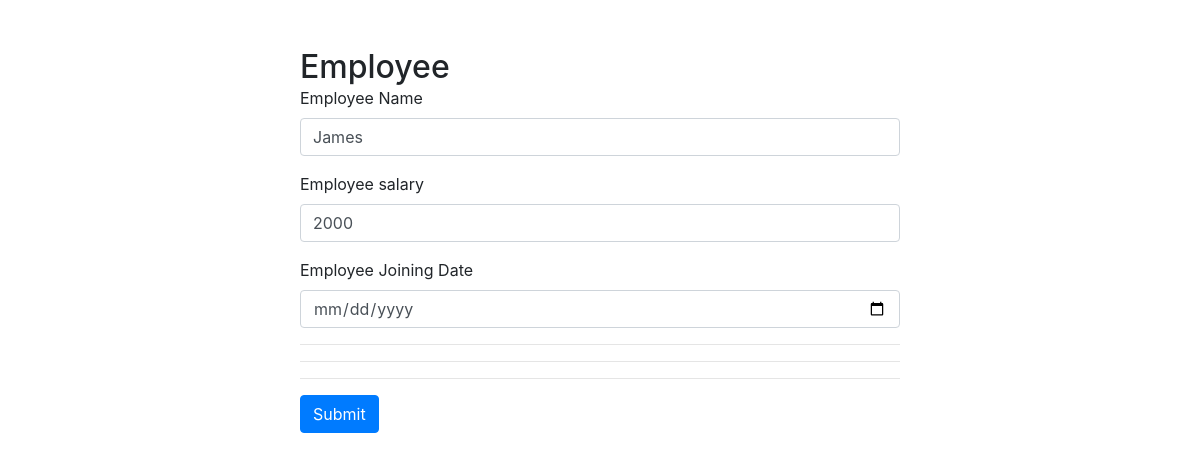
The app's page /employee/update/2, older data.
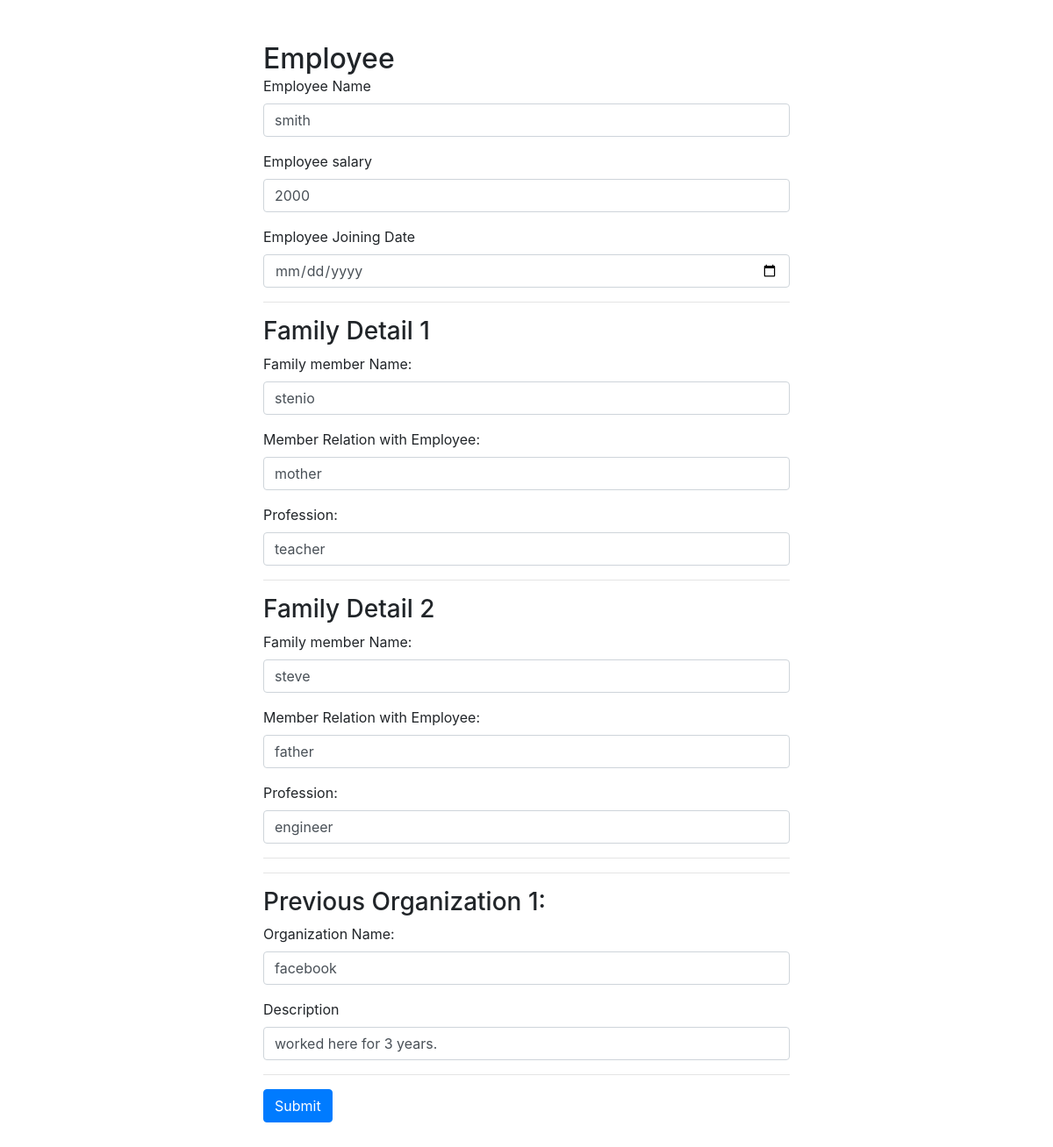
The same page, newer data.
### Employee/models.py (models this page shows, shortened)
class Employee(models.Model):
    name = models.CharField(max_length=100)
    salary = models.IntegerField()
    joining_date = models.DateField(auto_now_add=False, null=True, blank=True)

class FamilyDetail(models.Model):
    employees = models.ForeignKey(Employee, on_delete=models.CASCADE)
    name = models.CharField(max_length=100, null=True, blank=True)
    relation_with_employee = models.CharField(max_length=100, null=True, blank=True)
    profession = models.CharField(max_length=100, null=True, blank=True)

class PreviousOrganization(models.Model):
    employees = models.ForeignKey(Employee, on_delete=models.CASCADE)
    organization_name = models.CharField(max_length=50, null=True, blank=True)
    description = models.TextField(max_length=50, null=True, blank=True)

### Employee/views.py (the view, shortened to what this page needs)
# urls.py: path('update/<str:pk>', EmployeeUpdateView.as_view(), name="employee_update"),
class EmployeeUpdateView(View):
    def get(self, request, *args, pk, **kwargs):
        employee_obj = Employee.objects.get(id=pk)
        employee_family_details = FamilyDetail.objects.select_related().filter(employees= employee_obj).all()
        employee_previous_organizations = PreviousOrganization.objects.select_related().filter(employees= employee_obj).all()
        context = {
            'employee' : employee_obj,
            'employee_family_details': employee_family_details,
            'employee_previous_organizations': employee_previous_organizations
        }
        return render(request, 'employee_update.html', context)

### templates/employee_update.html (shortened to what this page needs)
<!doctype html>
<html lang="en">
  <head>
    <link rel="stylesheet" href="https://cdn.jsdelivr.net/npm/bootstrap@4.1.3/dist/css/bootstrap.min.css">
  </head>
  <body>
<div class="mt-5">
    <h2 class="m-auto w-50 m-auto ">Employee</h2>
    <form method="post" class="w-50 m-auto" action="{% url 'employee_update' employee.id%}">
        <div class="form-group">
          <label for="exampleInputEmail1">Employee Name</label>
          <input type="text" class="form-control" name="employee_name" value="{{employee.name}}" placeholder="Enter Name">
        </div>
        <div class="form-group">
            <label for="">Employee salary</label>
            <input type="number" class="form-control" name="employee_salary" value="{{employee.salary}}" placeholder="Enter salary">
        </div>
        <div class="form-group">
            <label for="">Employee Joining Date </label>
            <input type="date" class="form-control" name="employee_joining_date" value="{{employee.joining_date| date:"%d/%m/%Y" }}" placeholder="Enter date">
        </div>
        <hr>
        {% for employee_family_detail in employee_family_details  %}
                <h3>Family Detail {{forloop.counter}}</h3>
            <div class="form-group">
                <label for="exampleInputEmail1">Family member Name:</label>
                <input type="text" class="form-control" name="member{{forloop.counter}}" value="{{employee_family_detail.name}}" placeholder="Enter name">
            </div>
            <div class="form-group">
                <label for="exampleInputEmail1">Member Relation with Employee:</label>
                <input type="text" class="form-control" name="memberrelation{{forloop.counter}}" value="{{employee_family_detail.relation_with_employee}}" placeholder="Enter relation">
            </div>
            <div class="form-group">
                <label for="exampleInputEmail1">Profession:</label>
                <input type="text" class="form-control" name="profession{{forloop.counter}}" value="{{employee_family_detail.profession}}" placeholder="Enter profession">
            </div>
            <hr>
        {% endfor %}
        <hr>
        {% for employee_previous_organization in employee_previous_organizations  %}
        <h3>Previous Organization {{forloop.counter}}:</h3>
        <div class="form-group">
            <label for="exampleInputEmail1">Organization Name:</label>
            <input type="text" class="form-control" id="exampleInputEmail1" name="Organizationname{{forloop.counter}}" value="{{employee_previous_organization.organization_name}}" placeholder="Enter salary">
        </div>
        <div class="form-group">
            <label for="exampleInputEmail1">Description</label>
            <input type="text" class="form-control" id="exampleInputEmail1" value="{{employee_previous_organization.description}}" name="Description{{forloop.counter}}" aria-describedby="emailHelp" placeholder="Enter salary">
        </div>
        {% endfor %}
        <hr>
        <button type="submit" class="btn btn-primary">Submit</button>
      </form>
      <div class="m-auto">
<br><br>
</div>
</div>
<br><br>
  </body>
</html>

Row changes from the older to the newer data that the page shows:
changed Employee: employee_name "James" → "smith"
now on this page (row edited): FamilyDetail: name "stenio", relation_with_employee "mother", profession "teacher"
now on this page (row edited): FamilyDetail: name "steve", relation_with_employee "father", profession "engineer"
now on this page (row edited): PreviousOrganization: organization_name "facebook", description "worked here for 3 years."
